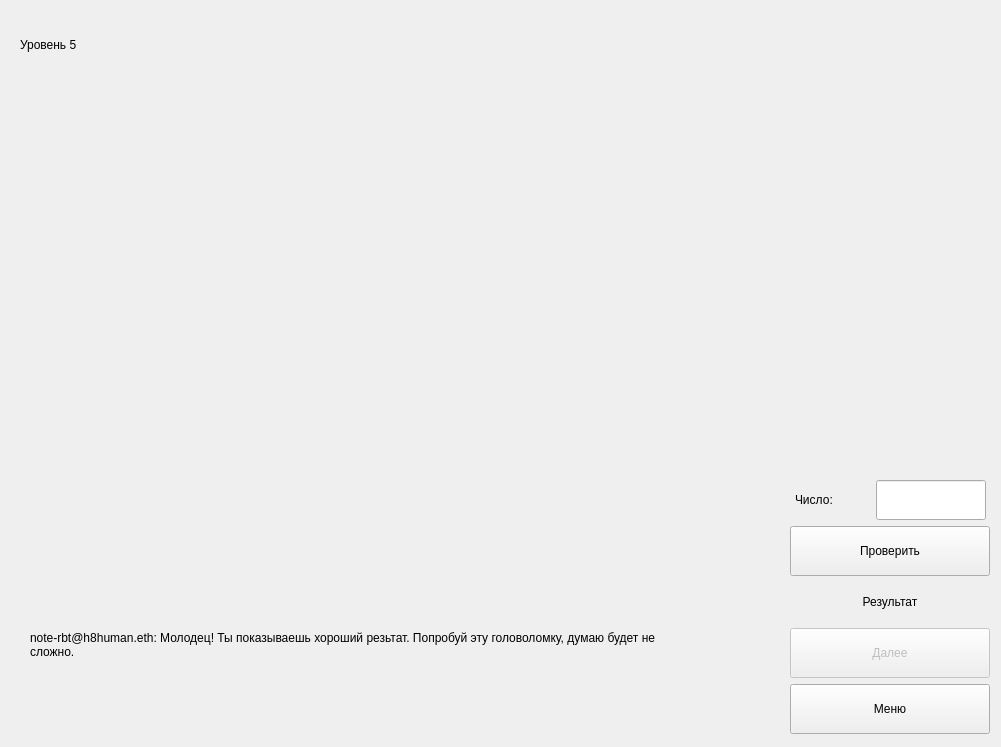
      <widget class="QWidget" name="lvl_5_page">
       <widget class="QLabel" name="img_lvl_5_lbl">
        <property name="geometry">
         <rect>
          <x>30</x>
          <y>70</y>
          <width>640</width>
          <height>480</height>
         </rect>
        </property>
        <property name="minimumSize">
         <size>
          <width>640</width>
          <height>480</height>
         </size>
        </property>
        <property name="maximumSize">
         <size>
          <width>640</width>
          <height>480</height>
         </size>
        </property>
        <property name="text">
         <string/>
        </property>
        <property name="pixmap">
         <pixmap>../build-shtjp-Desktop_Qt_5_12_12_MinGW_32_bit-Debug/debug/img/img_tst.jpg</pixmap>
        </property>
       </widget>
       <widget class="QLabel" name="lvl_5_name_lbl">
        <property name="geometry">
         <rect>
          <x>20</x>
          <y>30</y>
          <width>120</width>
          <height>30</height>
         </rect>
        </property>
        <property name="text">
         <string>Уровень 5</string>
        </property>
       </widget>
       <widget class="QWidget" name="layoutWidget_5">
        <property name="geometry">
         <rect>
          <x>790</x>
          <y>480</y>
          <width>202</width>
          <height>258</height>
         </rect>
        </property>
        <layout class="QVBoxLayout" name="verticalLayout_15">
         <item>
          <layout class="QHBoxLayout" name="horizontalLayout_10">
           <item>
            <widget class="QLabel" name="number_lvl_5_lbl">
             <property name="minimumSize">
              <size>
               <width>70</width>
               <height>40</height>
              </size>
             </property>
             <property name="maximumSize">
              <size>
               <width>70</width>
               <height>40</height>
              </size>
             </property>
             <property name="text">
              <string>Число:</string>
             </property>
            </widget>
           </item>
           <item>
            <widget class="QLineEdit" name="lvl_5_le">
             <property name="minimumSize">
              <size>
               <width>110</width>
               <height>40</height>
              </size>
             </property>
             <property name="maximumSize">
              <size>
               <width>110</width>
               <height>40</height>
              </size>
             </property>
            </widget>
           </item>
          </layout>
         </item>
         <item>
          <widget class="QPushButton" name="check_lvl_5_pb">
           <property name="minimumSize">
            <size>
             <width>200</width>
             <height>50</height>
            </size>
           </property>
           <property name="maximumSize">
            <size>
             <width>200</width>
             <height>50</height>
            </size>
           </property>
           <property name="text">
            <string>Проверить</string>
           </property>
          </widget>
         </item>
         <item>
          <widget class="QLabel" name="result_lvl_5_lbl">
           <property name="minimumSize">
            <size>
             <width>200</width>
             <height>40</height>
            </size>
           </property>
           <property name="maximumSize">
            <size>
             <width>200</width>
             <height>40</height>
            </size>
           </property>
           <property name="text">
            <string>Результат</string>
           </property>
           <property name="alignment">
            <set>Qt::AlignCenter</set>
           </property>
          </widget>
         </item>
         <item>
          <widget class="QPushButton" name="next_lvl_5_pb">
           <property name="enabled">
            <bool>false</bool>
           </property>
           <property name="minimumSize">
            <size>
             <width>200</width>
             <height>50</height>
            </size>
           </property>
           <property name="maximumSize">
            <size>
             <width>200</width>
             <height>50</height>
            </size>
           </property>
           <property name="text">
            <string>Далее</string>
           </property>
          </widget>
         </item>
         <item>
          <widget class="QPushButton" name="menu_lvl_5_pb">
           <property name="minimumSize">
            <size>
             <width>200</width>
             <height>50</height>
            </size>
           </property>
           <property name="maximumSize">
            <size>
             <width>200</width>
             <height>50</height>
            </size>
           </property>
           <property name="text">
            <string>Меню</string>
           </property>
          </widget>
         </item>
        </layout>
       </widget>
       <widget class="QLabel" name="text_lvl_5_lbl">
        <property name="geometry">
         <rect>
          <x>30</x>
          <y>570</y>
          <width>640</width>
          <height>150</height>
         </rect>
        </property>
        <property name="text">
         <string>note-rbt@h8human.eth: Молодец! Ты показываешь хороший резьтат. Попробуй эту головоломку, думаю будет не сложно.</string>
        </property>
        <property name="wordWrap">
         <bool>true</bool>
        </property>
       </widget>
      </widget>
